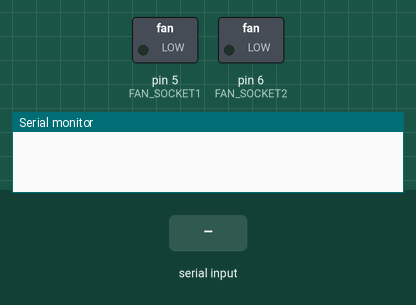
Simulated run of this sketch. Board: Arduino Uno, built with avr-gcc and run on an emulated ATmega328P. Parts: switched loads named in the sketch (green lamp = pin HIGH), the last lines printed to the serial monitor. The inputs (shaded band) are chosen by the test bench.

Above: at 1.2 s.
1.3 s: "90,45\n" received over Serial
At 1.6 s:
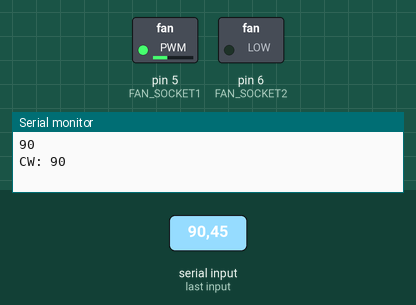
2.8 s: "30,150\n" received over Serial
At 4.0 s:
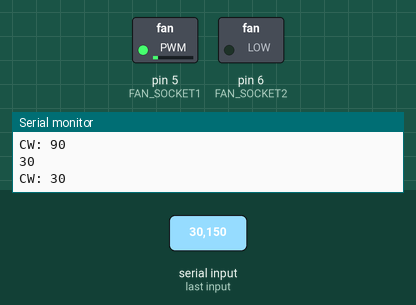
4.3 s: "200\n" received over Serial
At 5.0 s:
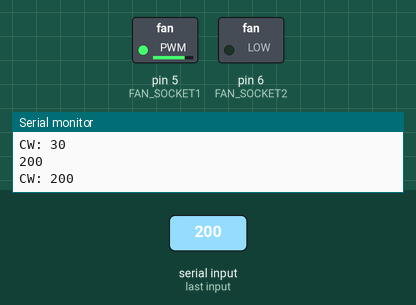
5.8 s: "0\n" received over Serial
At 6.1 s:
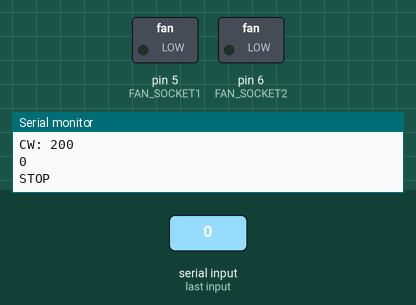
7.3 s: "90\n" received over Serial
At 8.8 s:
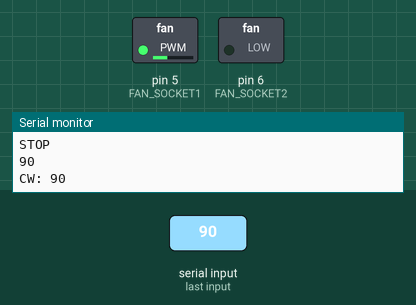
Timing chart, 0 to 10.3 s (numbered marks = the images above; inputs shaded):
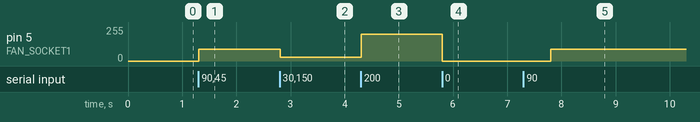

Measured:
- after the input at 1.3 s, pin 5 (FAN_SOCKET1): 0/255 → 90/255 at once
- after the input at 2.8 s, pin 5 (FAN_SOCKET1): 90/255 → 30/255 at once
- after the input at 4.3 s, pin 5 (FAN_SOCKET1): 30/255 → 200/255 at once
- after the input at 5.8 s, pin 5 (FAN_SOCKET1): 200/255 → 0/255 at once
- after the input at 7.3 s, pin 5 (FAN_SOCKET1): 0/255 → 90/255 after 0.50 s

The sketch:

sketch_aug07b.ino
```cpp
#define STOP 0
#define CW 1
#define CCW 2
int FAN_SOCKET1 = 5;
int FAN_SOCKET2 = 6;
int fan_out ; // モータのPWM値
int stat    ; // 0:STOP　1:CW　2:CCW

void stop_wait(int time){
    analogWrite( FAN_SOCKET1, 0 );
    analogWrite( FAN_SOCKET2, 0 );
    delay(time);
}
void setup() {
    stat=STOP;
    fan_out = 0;
    Serial.begin(9600) ;                    // シリアル通信の初期化
}

void loop() {
      String numStr;
      while(Serial.available() ==0);      // シリアルにデータがあるか確認
      numStr=Serial.readStringUntil('\n');
      fan_out = numStr.toInt();            // ASCIIを整数に変換;
      fan_out = constrain(fan_out, -255, 255);
      Serial.println(fan_out);
        if(fan_out == 0){
          if(stat != STOP){
            Serial.println("STOP");
            stop_wait(2000);
          }
          stat = STOP;
        }else if(fan_out > 0){
            if(stat == CCW) {
                // 逆転⇒正転で２秒間停止
                Serial.println("CCW => CW");
                stop_wait(2500);
            }
            stat = CW;
            // 1～255でモータ正回転駆動
            analogWrite( FAN_SOCKET1, fan_out );
            analogWrite( FAN_SOCKET2, 0 );
            Serial.println("CW: " + String(fan_out));
        }else{
            if(stat == CW) {
                // 正転⇒逆転で２秒間停止
                Serial.println("CW => CCW");
                stop_wait(2500);
            }
            stat = CCW;
            // 1～255でモータ逆回転駆動
            analogWrite( FAN_SOCKET1, 0 );
            analogWrite( FAN_SOCKET2, -fan_out);
            Serial.println("CCW: " + String(-fan_out));
        }
}
```
